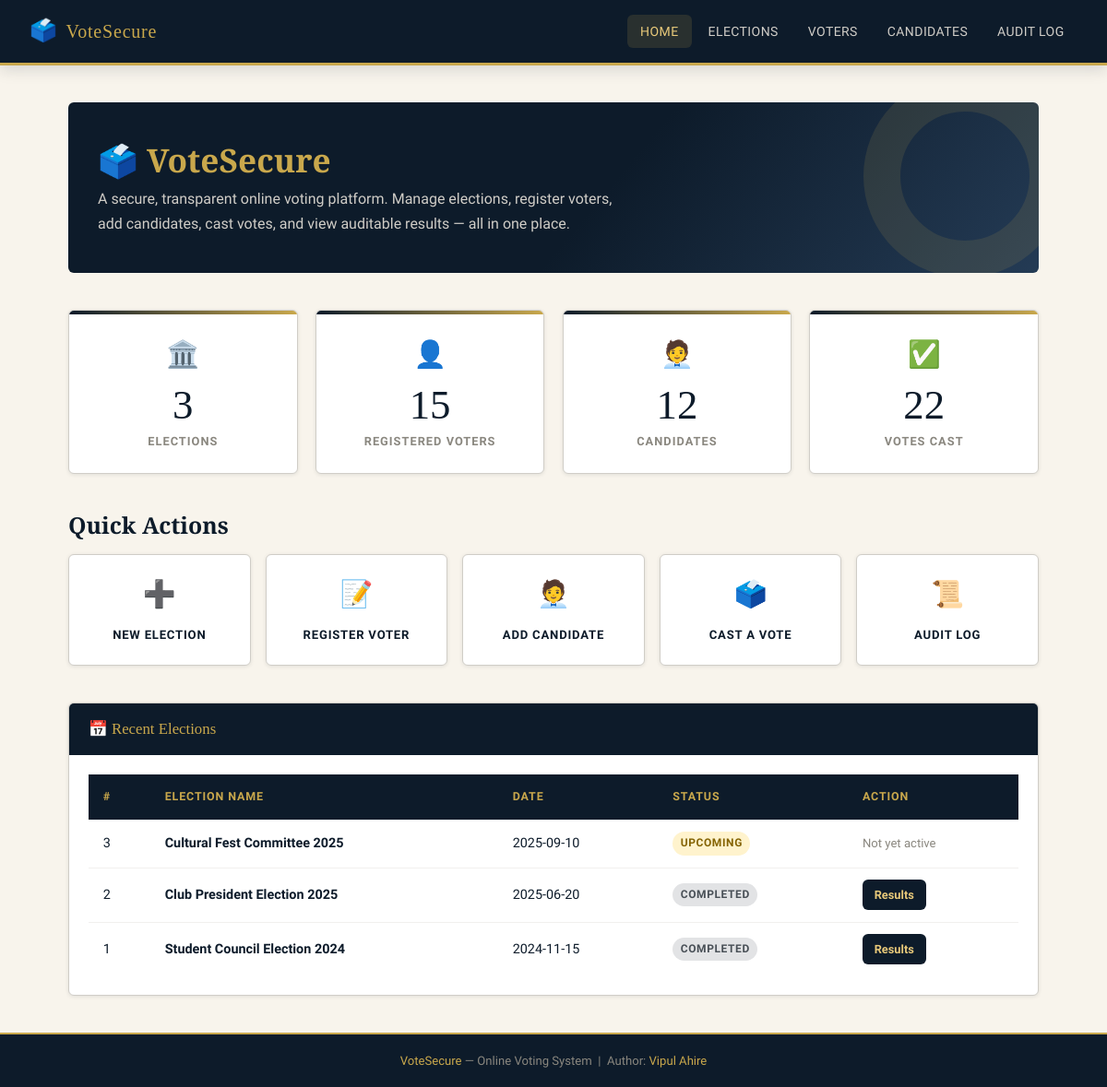
The page / on the database its author committed.
### tables this page shows
CREATE TABLE elections (
            id      INTEGER PRIMARY KEY AUTOINCREMENT,
            name    TEXT    NOT NULL,
            date    TEXT    NOT NULL,
            status  TEXT    NOT NULL DEFAULT 'upcoming'
                            CHECK(status IN ('upcoming','active','completed'))
        );

### app.py (the view)
@app.route("/")
def index():
    stats = {
        "elections":  query_db("SELECT COUNT(*) AS c FROM elections",  one=True)["c"],
        "voters":     query_db("SELECT COUNT(*) AS c FROM voters",     one=True)["c"],
        "candidates": query_db("SELECT COUNT(*) AS c FROM candidates", one=True)["c"],
        "votes":      query_db("SELECT COUNT(*) AS c FROM votes",      one=True)["c"],
    }
    recent_elections = query_db(
        "SELECT * FROM elections ORDER BY id DESC LIMIT 5"
    )
    return render_template("index.html", stats=stats, recent_elections=recent_elections)

### app.py (called while the page is built)
def get_db():
    if "db" not in g:
        g.db = sqlite3.connect(DATABASE)
        g.db.row_factory = sqlite3.Row
        g.db.execute("PRAGMA foreign_keys = ON")
    return g.db

def query_db(sql, args=(), one=False):
    cur = get_db().execute(sql, args)
    rows = cur.fetchall()
    return (rows[0] if rows else None) if one else rows

### templates/index.html (shortened to what this page needs)
{% extends "base.html" %}
{% block content %}
<div class="hero">
  <h1>🗳️ VoteSecure</h1>
  <p>A secure, transparent online voting platform. Manage elections, register voters, add candidates, cast votes, and view auditable results — all in one place.</p>
</div>
<div class="stats-grid">
  <div class="stat-card">
    <div class="stat-icon">🏛️</div>
    <div class="stat-number">{{ stats.elections }}</div>
    <div class="stat-label">Elections</div>
  </div>
  <div class="stat-card">
    <div class="stat-icon">👤</div>
    <div class="stat-number">{{ stats.voters }}</div>
    <div class="stat-label">Registered Voters</div>
  </div>
  <div class="stat-card">
    <div class="stat-icon">🧑‍💼</div>
    <div class="stat-number">{{ stats.candidates }}</div>
    <div class="stat-label">Candidates</div>
  </div>
  <div class="stat-card">
    <div class="stat-icon">✅</div>
    <div class="stat-number">{{ stats.votes }}</div>
    <div class="stat-label">Votes Cast</div>
  </div>
</div>
<h2 style="margin-bottom:1rem;">Quick Actions</h2>
<div class="quick-actions">
  <a href="{{ url_for('add_election') }}" class="action-btn">
    <span class="icon">➕</span>
    <span class="label">New Election</span>
  </a>
  <a href="{{ url_for('add_voter') }}" class="action-btn">
    <span class="icon">📝</span>
    <span class="label">Register Voter</span>
  </a>
  <a href="{{ url_for('add_candidate') }}" class="action-btn">
    <span class="icon">🧑‍💼</span>
    <span class="label">Add Candidate</span>
  </a>
  <a href="{{ url_for('elections') }}" class="action-btn">
    <span class="icon">🗳️</span>
    <span class="label">Cast a Vote</span>
  </a>
  <a href="{{ url_for('audit') }}" class="action-btn">
    <span class="icon">📜</span>
    <span class="label">Audit Log</span>
  </a>
</div>
<div class="card">
  <div class="card-header">📅 Recent Elections</div>
  <div class="card-body">
    {% if recent_elections %}
      <div class="table-wrapper">
        <table>
          <thead>
            <tr>
              <th>#</th>
              <th>Election Name</th>
              <th>Date</th>
              <th>Status</th>
              <th>Action</th>
            </tr>
          </thead>
          <tbody>
            {% for e in recent_elections %}
            <tr>
              <td>{{ e.id }}</td>
              <td><strong>{{ e.name }}</strong></td>
              <td>{{ e.date }}</td>
              <td>
                <span class="badge badge-{{ e.status }}">{{ e.status }}</span>
              </td>
              <td>
                {% if e.status == 'active' %}
                  <a href="{{ url_for('vote', election_id=e.id) }}" class="btn btn-gold btn-sm">Vote Now</a>
                {% elif e.status == 'completed' %}
                  <a href="{{ url_for('results', election_id=e.id) }}" class="btn btn-primary btn-sm">Results</a>
                {% else %}
                  <span style="color:var(--grey-500);font-size:.82rem;">Not yet active</span>
                {% endif %}
              </td>
            </tr>
            {% endfor %}
          </tbody>
        </table>
      </div>
    {% else %}
      <div class="empty-state">
        <div class="empty-icon">🏛️</div>
        <p>No elections yet. Create the first one!</p>
        <a href="{{ url_for('add_election') }}" class="btn btn-primary">Create Election</a>
      </div>
    {% endif %}
  </div>
</div>
{% endblock %}

### rows shown on the page
elections: id "3", name "Cultural Fest Committee 2025", date "2025-09-10", status "UPCOMING", shows "Not yet active"
elections: id "2", name "Club President Election 2025", date "2025-06-20", status "COMPLETED"
elections: id "1", name "Student Council Election 2024", date "2024-11-15", status "COMPLETED"

### other values the page prints
{{ stats.elections }} "3"
{{ stats.voters }} "15"
{{ stats.candidates }} "12"
{{ stats.votes }} "22"
